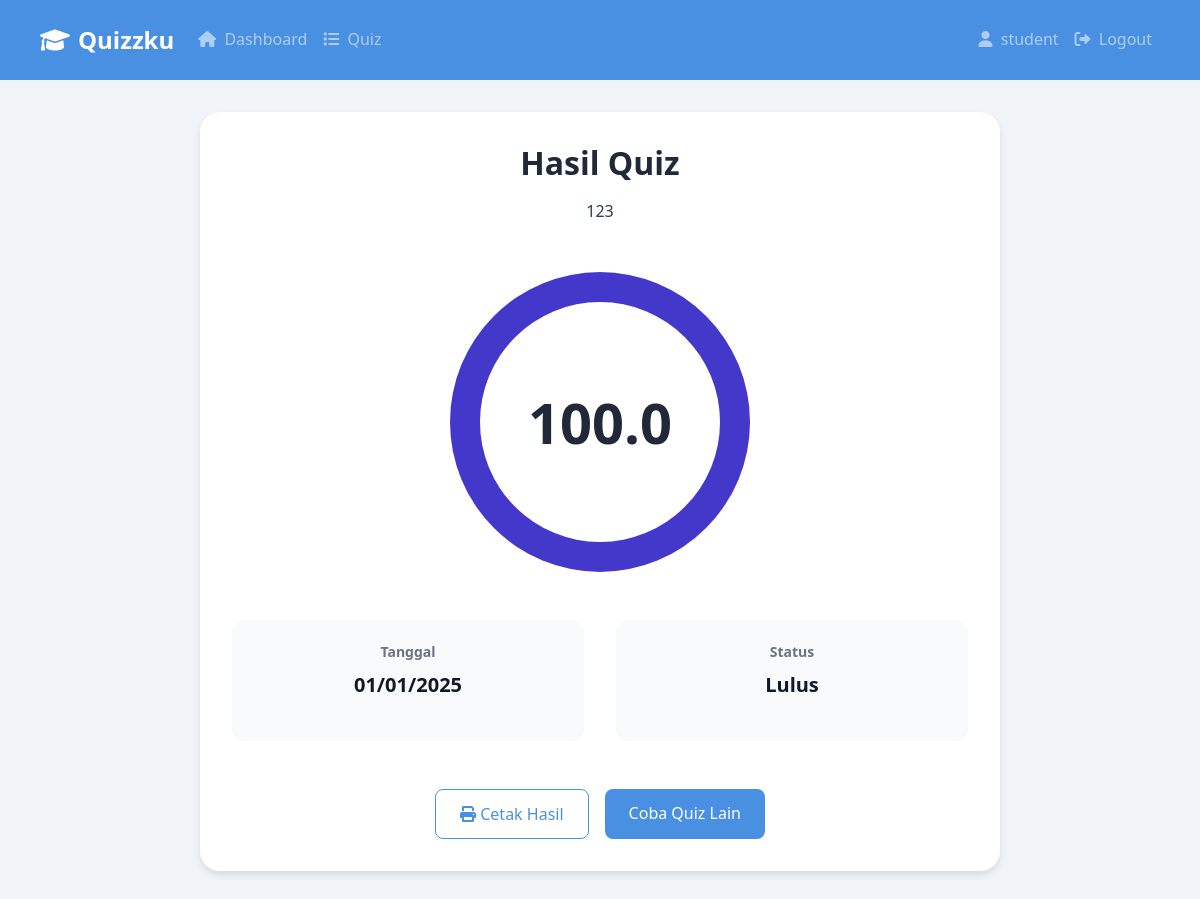
The page /view_result/1 (signed in) on the database its author committed.
### app.py (models this page shows)
class QuizResult(db.Model):
    id = db.Column(db.Integer, primary_key=True)
    student_id = db.Column(db.Integer, db.ForeignKey('user.id'), nullable=False)
    quiz_title = db.Column(db.String(100), nullable=False)
    score = db.Column(db.Float, nullable=False)
    submitted_at = db.Column(db.DateTime, default=datetime.now)

### app.py (the view)
@app.route('/view_result/<int:result_id>')
@login_required(role='student')
def view_result(result_id):
    try:
        result = QuizResult.query.get_or_404(result_id)
        if result.student_id != session['user_id']:
            flash('Unauthorized access', 'error')
            return redirect(url_for('student_dashboard'))
        quiz = get_quiz(result.quiz_title)
        if not quiz:
            flash('Quiz data not found', 'error')
            return redirect(url_for('student_dashboard'))
        student = User.query.get(result.student_id)
        return render_template(
            'quiz_result.html',
            result=result,
            quiz=quiz,
            student=student
        )
    except Exception as e:
        flash(f'Error viewing result: {str(e)}', 'error')
        return redirect(url_for('student_dashboard'))

### app.py (called while the page is built)
def login_required(view_func=None, *, role=None):
    def decorator(func):
        @functools.wraps(func)
        def wrapper(*args, **kwargs):
            if 'user_id' not in session:
                return redirect(url_for('login'))
            try:
                user = User.query.get(session['user_id'])
                if not user:
                    session.clear()
                    return redirect(url_for('login'))
                if role and user.role != role:
                    session.clear()
                    return redirect(url_for('login'))
                return func(*args, **kwargs)
            except Exception as e:
                print(f"Auth error: {str(e)}")
                session.clear()
                return redirect(url_for('login'))
        return wrapper
    if view_func:
        return decorator(view_func)
    return decorator

def get_quiz(quiz_title):
    try:
        filename = f"{quiz_title.lower().replace(' ', '_')}.json"
        filepath = os.path.join(SOAL_DIR, filename)
        if os.path.exists(filepath):
            with open(filepath, 'r') as f:
                return json.load(f)
        return None
    except Exception as e:
        print(f"Error getting quiz: {str(e)}")
        return None

@app.after_request
def add_header(response):
    if request.path not in ['/static']:  # Don't add headers for static files
        response.headers['Cache-Control'] = 'no-store, no-cache, must-revalidate, post-check=0, pre-check=0, max-age=0'
        response.headers['Pragma'] = 'no-cache'
        response.headers['Expires'] = '-1'
    return response

### templates/quiz_result.html (shortened to what this page needs)
{% extends "layout.html" %}
{% block content %}
<div class="result-container">
    <div class="result-header">
        <h1>Hasil Quiz</h1>
        <p class="text-gray-600">{{ quiz.title }}</p>
    </div>
    <div class="score-display">
        <div class="score-circle" style="--score-percent: {{ result.score }}%">
            <div class="score-value">{{ "%.1f"|format(result.score) }}</div>
        </div>
    </div>
    <div class="info-grid">
        <div class="info-item">
            <h3>Tanggal</h3>
            <p>{{ result.submitted_at.strftime('%d/%m/%Y') }}</p>
        </div>
        <div class="info-item">
            <h3>Status</h3>
            <p class="{% if result.score >= 70 %}text-green-600{% else %}text-red-600{% endif %}">
                {{ "Lulus" if result.score >= 70 else "Belum Lulus" }}
            </p>
        </div>
    </div>
    <div class="actions">
        <button onclick="window.print()" class="btn btn-secondary">
            <i class="fas fa-print mr-2"></i>
            Cetak Hasil
        </button>
        <a href="{{ url_for('quiz_list') }}" class="btn btn-primary">
            Coba Quiz Lain
        </a>
    </div>
</div>
{% endblock %}

### static/css/style.css (style rules this page uses)
:root { --primary-color: #4a90e2; --primary-dark: #357abd; --secondary-color: #2ecc71; --background-color: #f0f4f8; --text-color: #2c3e50; --text-light: #666666; --white: #ffffff; --black: #000000; --gray-100: #f8f9fa; --gray-200: #e9ecef; --gray-300: #dee2e6; --gray-400: #ced4da; --gray-500: #adb5bd; --success-color: #2ecc71; --danger-color: #e74c3c; --warning-color: #f1c40f; --info-color: #3498db; --shadow-sm: 0 2px 4px rgba(0, 0, 0, 0.1); --shadow-md: 0 4px 6px rgba(0, 0, 0, 0.1); --shadow-lg: 0 10px 15px rgba(0, 0, 0, 0.1); --transition-fast: all 0.2s ease; --transition-normal: all 0.3s ease; --transition-slow: all 0.4s ease; }
* { margin: 0; padding: 0; box-sizing: border-box; }
body { font-family: 'Segoe UI', Roboto, 'Helvetica Neue', Arial, sans-serif; background-color: var(--background-color); line-height: 1.6; color: var(--text-color); }
h1, h2, h3, h4, h5, h6 { margin-bottom: 0.5em; font-weight: 600; line-height: 1.2; }
h1 { font-size: 2rem; }
h3 { font-size: 1.5rem; }
.btn { display: inline-block; padding: 0.75rem 1.5rem; font-size: 1rem; font-weight: 600; text-align: center; text-decoration: none; border-radius: 8px; border: none; cursor: pointer; transition: var(--transition-normal); }
.btn-primary { background-color: var(--primary-color); color: var(--white); }

### templates/quiz_result.html (style rules this page uses)
.result-container { max-width: 800px; margin: 2rem auto; background: white; border-radius: 20px; box-shadow: 0 4px 6px rgba(0, 0, 0, 0.1); padding: 2rem; }
.result-header { text-align: center; margin-bottom: 3rem; }
.result-header h1 { font-size: 2rem; color: #1f2937; margin-bottom: 1rem; }
.score-display { position: relative; width: 300px; height: 300px; margin: 0 auto; }
.score-circle { width: 100%; height: 100%; border-radius: 50%; background: conic-gradient( #4338ca var(--score-percent), #e5e7eb var(--score-percent) ); display: flex; align-items: center; justify-content: center; position: relative; }
.score-circle::before { content: ''; position: absolute; width: 80%; height: 80%; background: white; border-radius: 50%; }
.score-value { position: relative; font-size: 3.5rem; font-weight: bold; color: #1f2937; z-index: 1; }
.info-grid { display: grid; grid-template-columns: repeat(2, 1fr); gap: 2rem; margin-top: 3rem; text-align: center; }
.info-item { background: #f9fafb; padding: 1.5rem; border-radius: 12px; }
.info-item h3 { color: #6b7280; font-size: 0.875rem; margin-bottom: 0.5rem; }
.info-item p { color: #111827; font-size: 1.25rem; font-weight: 600; }
.actions { display: flex; justify-content: center; gap: 1rem; margin-top: 3rem; }
.btn { padding: 0.75rem 1.5rem; border-radius: 8px; font-weight: 500; transition: all 0.2s; }
.btn-primary { background-color: var(--primary-color); color: var(--white); }
.btn-secondary { background: white; color: var(--primary-color); border: 1px solid var(--primary-color);; }

### rows shown on the page
QuizResult: score "100.0", submitted_at "01/01/2025", score "Lulus"

### other values the page prints
{{ session.get('username', 'Profil') }} "student"
{{ quiz.title }} "123"
